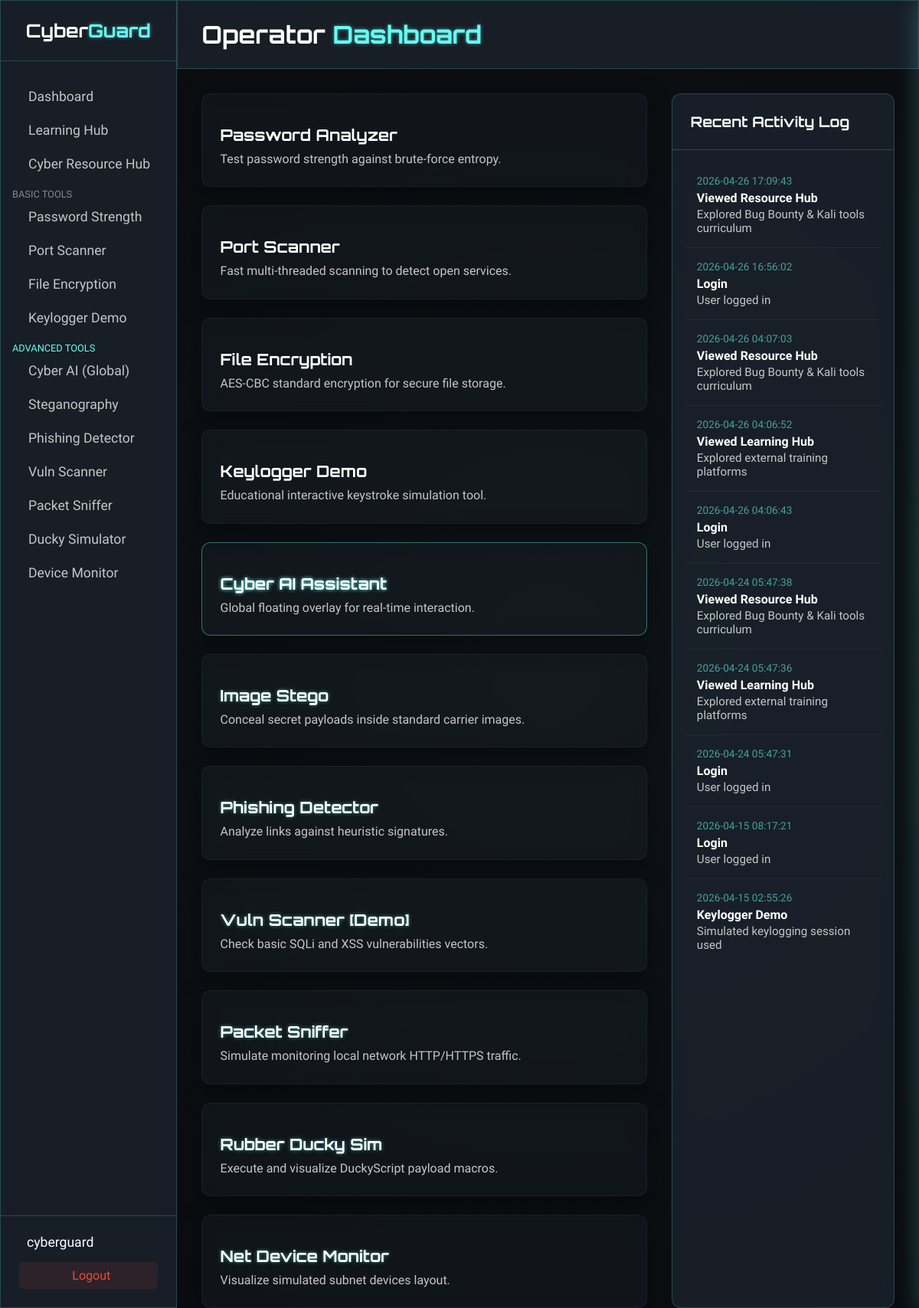
The app's page /dashboard (signed in) with its own data.
### tables this page shows
CREATE TABLE activity_logs (
            id INTEGER PRIMARY KEY AUTOINCREMENT,
            user_id INTEGER NOT NULL,
            action TEXT NOT NULL,
            details TEXT,
            ip_address TEXT,
            timestamp TIMESTAMP DEFAULT CURRENT_TIMESTAMP,
            FOREIGN KEY(user_id) REFERENCES users(id)
        );

### app.py (the view)
@app.route('/dashboard')
def dashboard():
    if 'user_id' not in session:
        return redirect(url_for('login'))
    conn = get_db_connection()
    logs = conn.execute('SELECT * FROM activity_logs WHERE user_id = ? ORDER BY timestamp DESC LIMIT 10', (session['user_id'],)).fetchall()
    conn.close()
    return render_template('dashboard.html', logs=logs)

### models.py (called while the page is built)
def get_db_connection():
    conn = sqlite3.connect(DB_PATH)
    conn.row_factory = sqlite3.Row
    return conn

### templates/dashboard.html (shortened to what this page needs)
{% extends "base.html" %}
{% block header_title %}<h1>Operator <span class="neon-text">Dashboard</span></h1>{% endblock %}
{% block content %}
<div class="dashboard-grid">
    <div class="tools-grid">
        <a href="{{ url_for('password_checker') }}" class="tool-card glass-card">
            <div class="tool-info">
                <h3>Password Analyzer</h3>
                <p>Test password strength against brute-force entropy.</p>
            </div>
        </a>
        <a href="{{ url_for('port_scanner') }}" class="tool-card glass-card">
            <div class="tool-info">
                <h3>Port Scanner</h3>
                <p>Fast multi-threaded scanning to detect open services.</p>
            </div>
        </a>
        <a href="{{ url_for('file_encryption') }}" class="tool-card glass-card">
            <div class="tool-info">
                <h3>File Encryption</h3>
                <p>AES-CBC standard encryption for secure file storage.</p>
            </div>
        </a>
        <a href="{{ url_for('keylogger_demo') }}" class="tool-card glass-card">
            <div class="tool-info">
                <h3>Keylogger Demo</h3>
                <p>Educational interactive keystroke simulation tool.</p>
            </div>
        </a>
        <a href="#" class="tool-card glass-card" onclick="document.getElementById('toggle-cyber-ai').click(); return false;" style="border: 1px solid rgba(102, 252, 241, 0.4);">
            <div class="tool-info">
                <h3 class="neon-text" style="text-shadow: 0 0 5px var(--neon-blue);">Cyber AI Assistant</h3>
                <p>Global floating overlay for real-time interaction.</p>
            </div>
        </a>
        <a href="{{ url_for('stego') }}" class="tool-card glass-card">
            <div class="tool-info">
                <h3 class="neon-text">Image Stego</h3>
                <p>Conceal secret payloads inside standard carrier images.</p>
            </div>
        </a>
        <a href="{{ url_for('phishing') }}" class="tool-card glass-card">
            <div class="tool-info">
                <h3 class="neon-text">Phishing Detector</h3>
                <p>Analyze links against heuristic signatures.</p>
            </div>
        </a>
        <a href="{{ url_for('vuln_scanner') }}" class="tool-card glass-card">
            <div class="tool-info">
                <h3 class="neon-text">Vuln Scanner [Demo]</h3>
                <p>Check basic SQLi and XSS vulnerabilities vectors.</p>
            </div>
        </a>
        <a href="{{ url_for('sniffer') }}" class="tool-card glass-card">
            <div class="tool-info">
                <h3 class="neon-text">Packet Sniffer</h3>
                <p>Simulate monitoring local network HTTP/HTTPS traffic.</p>
            </div>
        </a>
        <a href="{{ url_for('ducky') }}" class="tool-card glass-card">
            <div class="tool-info">
                <h3 class="neon-text">Rubber Ducky Sim</h3>
                <p>Execute and visualize DuckyScript payload macros.</p>
            </div>
        </a>
        <a href="{{ url_for('device_monitor') }}" class="tool-card glass-card">
            <div class="tool-info">
                <h3 class="neon-text">Net Device Monitor</h3>
                <p>Visualize simulated subnet devices layout.</p>
            </div>
        </a>
    </div>
    <div class="activity-panel glass-panel">
        <div class="panel-header">
            <h3> Recent Activity Log</h3>
        </div>
        <ul class="activity-list">
            {% for log in logs %}
            <li class="activity-item">
                <div class="activity-time">{{ log.timestamp }}</div>
                <div class="activity-action">{{ log.action }}</div>
                <div class="activity-details">{{ log.details }}</div>
            </li>
            {% else %}
            <li class="activity-empty">No trace data found. System is clean.</li>
            {% endfor %}
        </ul>
    </div>
</div>
{% endblock %}

### templates/base.html (shortened to what this page needs)
<!DOCTYPE html>
<html lang="en">
<head>
    <link rel="stylesheet" href="{{ url_for('static', filename='css/style.css', v=2) }}">
</head>
<body>
    {% if session.get('user_id') %}
    <div class="app-container">
        <nav class="sidebar glass-panel">
            <div class="sidebar-header">
                <h2>Cyber<span class="neon-text">Guard</span></h2>
            </div>
            <ul class="nav-links">
                <li><a href="{{ url_for('dashboard') }}"> Dashboard</a></li>
                <li><a href="{{ url_for('learning_hub') }}"> Learning Hub</a></li>
                <li><a href="{{ url_for('resource_hub') }}"> Cyber Resource Hub</a></li>
                <li style="margin-top: 10px; margin-left: 15px; font-size: 0.8rem; color: #888; text-transform: uppercase;">Basic Tools</li>
                <li><a href="{{ url_for('password_checker') }}"> Password Strength</a></li>
                <li><a href="{{ url_for('port_scanner') }}"> Port Scanner</a></li>
                <li><a href="{{ url_for('file_encryption') }}"> File Encryption</a></li>
                <li><a href="{{ url_for('keylogger_demo') }}"> Keylogger Demo</a></li>
                <li style="margin-top: 10px; margin-left: 15px; font-size: 0.8rem; color: #66fcf1; text-transform: uppercase;">Advanced Tools</li>
                <li><a href="#" id="toggle-cyber-ai"> Cyber AI (Global)</a></li>
                <li><a href="{{ url_for('stego') }}"> Steganography</a></li>
                <li><a href="{{ url_for('phishing') }}"> Phishing Detector</a></li>
                <li><a href="{{ url_for('vuln_scanner') }}"> Vuln Scanner</a></li>
                <li><a href="{{ url_for('sniffer') }}"> Packet Sniffer</a></li>
                <li><a href="{{ url_for('ducky') }}"> Ducky Simulator</a></li>
                <li><a href="{{ url_for('device_monitor') }}"> Device Monitor</a></li>
            </ul>
            <div class="sidebar-footer">
                <div class="user-info">
                    <span>{{ session.get('username') }}</span>
                </div>
                <a href="{{ url_for('logout') }}" class="btn-logout"> Logout</a>
            </div>
        </nav>
        <main class="main-content">
            <header class="top-header glass-panel">
                <div class="header-title">
                    {% block header_title %}<h1>Dashboard</h1>{% endblock %}
                </div>
            </header>
            <div class="content-wrapper">
                {% block content %}{% endblock %}
            </div>
        </main>
    </div>
    {% else %}
        <div class="auth-layout">
            {% block auth_content %}{% endblock %}
        </div>
    {% endif %}
    <div id="ai-floating-panel" style="position: fixed; right: 0; top: 0; bottom: 0; width: 400px; z-index: 10000; display: flex; flex-direction: column; background: rgba(10, 15, 25, 0.85); backdrop-filter: blur(10px); border-left: 1px solid var(--neon-blue); box-shadow: -5px 0 25px rgba(102, 252, 241, 0.2); transform: translateX(100%); transition: transform 0.4s cubic-bezier(0.25, 0.8, 0.25, 1);">
        <div id="ai-resizer" style="position: absolute; left: -5px; top: 0; bottom: 0; width: 10px; cursor: col-resize; z-index: 10001; background: transparent;"></div>
    </div>
</body>
</html>

### static/css/style.css (style rules this page uses)
:root { --bg-main: #0b0c10; --bg-secondary: #1f2833; --text-main: #c5c6c7; --text-light: #ffffff; --neon-blue: #66fcf1; --neon-blue-dim: #45a29e; --success: #2ecc71; --warning: #f1c40f; --danger: #e74c3c; --glass-bg: rgba(31, 40, 51, 0.65); --glass-border: rgba(102, 252, 241, 0.2); }
* { margin: 0; padding: 0; box-sizing: border-box; }
body { background-color: var(--bg-main); color: var(--text-main); font-family: 'Rajdhani', sans-serif; min-height: 100vh; display: flex; flex-direction: column; }
h1, h2, h3, h4, h5, h6 { font-family: 'Orbitron', sans-serif; color: var(--text-light); }
.neon-text { color: var(--neon-blue); text-shadow: 0 0 5px rgba(102, 252, 241, 0.5); }
.glass-panel { background: var(--glass-bg); backdrop-filter: blur(12px); -webkit-backdrop-filter: blur(12px); border: 1px solid var(--glass-border); }
.glass-card { background: rgba(31, 40, 51, 0.3); backdrop-filter: blur(10px); -webkit-backdrop-filter: blur(10px); border: 1px solid rgba(255, 255, 255, 0.05); border-radius: 12px; box-shadow: 0 8px 32px 0 rgba(0, 0, 0, 0.37); transition: transform 0.3s, border-color 0.3s; }
.app-container { display: flex; height: 100vh; overflow: hidden; }
.sidebar { width: 280px; display: flex; flex-direction: column; border-right: 1px solid var(--glass-border); z-index: 10; }
.sidebar-header { padding: 1.5rem; border-bottom: 1px solid var(--glass-border); text-align: center; }
.nav-links { list-style: none; padding: 1.5rem 0; flex-grow: 1; overflow-y: auto; }
.nav-links li a { display: flex; align-items: center; gap: 12px; padding: 12px 1.5rem; color: var(--text-main); text-decoration: none; font-size: 1.1rem; transition: background 0.3s, color 0.3s, border-right 0.1s; border-right: 3px solid transparent; }
.sidebar-footer { padding: 1.5rem; border-top: 1px solid var(--glass-border); display: flex; flex-direction: column; gap: 1rem; }
.user-info { display: flex; align-items: center; gap: 10px; font-size: 1.1rem; color: var(--text-light); }
.btn-logout { background: rgba(231, 76, 60, 0.1); color: var(--danger); padding: 8px 12px; text-decoration: none; border-radius: 6px; display: flex; align-items: center; justify-content: center; gap: 8px; transition: all 0.3s; }
.main-content { flex-grow: 1; display: flex; flex-direction: column; overflow: hidden; position: relative; }
.main-content::before { content: ''; position: absolute; top: -50%; left: -50%; width: 200%; height: 200%; background: radial-gradient(circle at 50% 50%, rgba(102, 252, 241, 0.03) 0%, transparent 50%); z-index: -1; pointer-events: none; }
.top-header { padding: 1.5rem 2rem; border-bottom: 1px solid var(--glass-border); display: flex; justify-content: space-between; align-items: center; }
.content-wrapper { padding: 2rem; overflow-y: auto; flex-grow: 1; }
.dashboard-grid { display: grid; grid-template-columns: 2fr 1fr; gap: 2rem; height: 100%; }
.tools-grid { display: grid; grid-template-columns: repeat(auto-fit, minmax(280px, 1fr)); gap: 1.5rem; align-content: start; }
.tool-card { display: flex; flex-direction: column; padding: 1.5rem; text-decoration: none; color: var(--text-main); }
.tool-info h3 { font-size: 1.3rem; margin-bottom: 0.5rem; color: var(--text-light); }
.tool-info p { font-size: 1rem; line-height: 1.4; }
.activity-panel { border-radius: 12px; display: flex; flex-direction: column; max-height: calc(100vh - 120px); }
.panel-header { padding: 1.5rem; border-bottom: 1px solid var(--glass-border); }
.activity-list { list-style: none; overflow-y: auto; padding: 1rem; }
.activity-item { padding: 1rem; border-bottom: 1px solid rgba(255,255,255,0.05); }
.activity-item:last-child { border-bottom: none; }
.activity-time { font-size: 0.85rem; color: var(--neon-blue-dim); margin-bottom: 0.3rem; }
.activity-action { font-weight: bold; color: var(--text-light); margin-bottom: 0.2rem; }
.activity-details { font-size: 0.95rem; }

### records on screen
activity_logs: timestamp "2026-04-26 17:09:43", action "Viewed Resource Hub", details "Explored Bug Bounty & Kali tools curriculum"
activity_logs: timestamp "2026-04-26 16:56:02", action "Login", details "User logged in"
activity_logs: timestamp "2026-04-26 04:07:03", action "Viewed Resource Hub", details "Explored Bug Bounty & Kali tools curriculum"
activity_logs: timestamp "2026-04-26 04:06:52", action "Viewed Learning Hub", details "Explored external training platforms"
activity_logs: timestamp "2026-04-26 04:06:43", action "Login", details "User logged in"
activity_logs: timestamp "2026-04-24 05:47:38", action "Viewed Resource Hub", details "Explored Bug Bounty & Kali tools curriculum"
activity_logs: timestamp "2026-04-24 05:47:36", action "Viewed Learning Hub", details "Explored external training platforms"
activity_logs: timestamp "2026-04-24 05:47:31", action "Login", details "User logged in"
activity_logs: timestamp "2026-04-15 08:17:21", action "Login", details "User logged in"
activity_logs: timestamp "2026-04-15 02:55:26", action "Keylogger Demo", details "Simulated keylogging session used"

### other values on screen
{{ session.get('username') }} "cyberguard"
